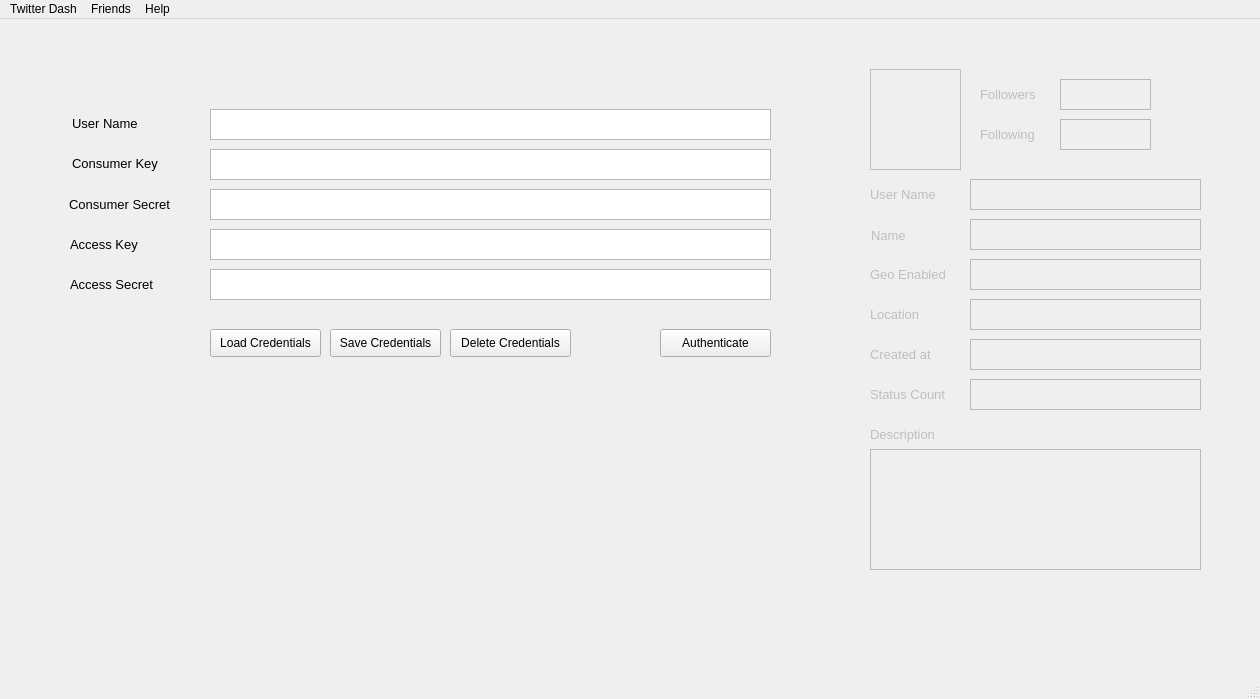
<?xml version="1.0" encoding="UTF-8"?>
<ui version="4.0">
 <class>Mw_TwitteDash</class>
 <widget class="QMainWindow" name="Mw_TwitteDash">
  <property name="enabled">
   <bool>true</bool>
  </property>
  <property name="geometry">
   <rect>
    <x>0</x>
    <y>0</y>
    <width>1260</width>
    <height>699</height>
   </rect>
  </property>
  <property name="windowTitle">
   <string>Twitter Dash</string>
  </property>
  <widget class="QWidget" name="centralwidget">
   <widget class="QWidget" name="widget_ReadCredentials" native="true">
    <property name="geometry">
     <rect>
      <x>20</x>
      <y>50</y>
      <width>821</width>
      <height>311</height>
     </rect>
    </property>
    <widget class="QLabel" name="Label_ConKey">
     <property name="geometry">
      <rect>
       <x>52</x>
       <y>79</y>
       <width>121</width>
       <height>31</height>
      </rect>
     </property>
     <property name="font">
      <font>
       <pointsize>10</pointsize>
      </font>
     </property>
     <property name="text">
      <string>Consumer Key</string>
     </property>
    </widget>
    <widget class="QLabel" name="Label_ConSec">
     <property name="geometry">
      <rect>
       <x>49</x>
       <y>120</y>
       <width>141</width>
       <height>31</height>
      </rect>
     </property>
     <property name="font">
      <font>
       <pointsize>10</pointsize>
      </font>
     </property>
     <property name="text">
      <string>Consumer Secret</string>
     </property>
    </widget>
    <widget class="QLabel" name="Label_AccKey">
     <property name="geometry">
      <rect>
       <x>50</x>
       <y>160</y>
       <width>141</width>
       <height>31</height>
      </rect>
     </property>
     <property name="font">
      <font>
       <pointsize>10</pointsize>
      </font>
     </property>
     <property name="text">
      <string>Access Key</string>
     </property>
    </widget>
    <widget class="QLabel" name="Label_AccKey_2">
     <property name="geometry">
      <rect>
       <x>50</x>
       <y>200</y>
       <width>141</width>
       <height>31</height>
      </rect>
     </property>
     <property name="font">
      <font>
       <pointsize>10</pointsize>
      </font>
     </property>
     <property name="text">
      <string>Access Secret</string>
     </property>
    </widget>
    <widget class="QPlainTextEdit" name="pTE_ConKey">
     <property name="geometry">
      <rect>
       <x>190</x>
       <y>80</y>
       <width>561</width>
       <height>31</height>
      </rect>
     </property>
     <property name="font">
      <font>
       <pointsize>10</pointsize>
      </font>
     </property>
    </widget>
    <widget class="QPlainTextEdit" name="pTE_ConSec">
     <property name="geometry">
      <rect>
       <x>190</x>
       <y>120</y>
       <width>561</width>
       <height>31</height>
      </rect>
     </property>
     <property name="font">
      <font>
       <pointsize>10</pointsize>
      </font>
     </property>
    </widget>
    <widget class="QPlainTextEdit" name="pTE_AccKey">
     <property name="geometry">
      <rect>
       <x>190</x>
       <y>160</y>
       <width>561</width>
       <height>31</height>
      </rect>
     </property>
     <property name="font">
      <font>
       <pointsize>10</pointsize>
      </font>
     </property>
    </widget>
    <widget class="QPlainTextEdit" name="pTE_AccSec">
     <property name="geometry">
      <rect>
       <x>190</x>
       <y>200</y>
       <width>561</width>
       <height>31</height>
      </rect>
     </property>
     <property name="font">
      <font>
       <pointsize>10</pointsize>
      </font>
     </property>
    </widget>
    <widget class="QPushButton" name="pB_LdCred">
     <property name="geometry">
      <rect>
       <x>190</x>
       <y>260</y>
       <width>111</width>
       <height>28</height>
      </rect>
     </property>
     <property name="text">
      <string>Load Credentials</string>
     </property>
    </widget>
    <widget class="QPushButton" name="pB_AutCred">
     <property name="geometry">
      <rect>
       <x>640</x>
       <y>260</y>
       <width>111</width>
       <height>28</height>
      </rect>
     </property>
     <property name="text">
      <string>Authenticate</string>
     </property>
    </widget>
    <widget class="QPushButton" name="pB_SvCred">
     <property name="geometry">
      <rect>
       <x>310</x>
       <y>260</y>
       <width>111</width>
       <height>28</height>
      </rect>
     </property>
     <property name="text">
      <string>Save Credentials</string>
     </property>
    </widget>
    <widget class="QPushButton" name="pB_DeCred">
     <property name="geometry">
      <rect>
       <x>430</x>
       <y>260</y>
       <width>121</width>
       <height>28</height>
      </rect>
     </property>
     <property name="text">
      <string>Delete Credentials</string>
     </property>
    </widget>
    <widget class="QLabel" name="Label_UserName">
     <property name="geometry">
      <rect>
       <x>52</x>
       <y>39</y>
       <width>121</width>
       <height>31</height>
      </rect>
     </property>
     <property name="font">
      <font>
       <pointsize>10</pointsize>
      </font>
     </property>
     <property name="text">
      <string>User Name</string>
     </property>
    </widget>
    <widget class="QPlainTextEdit" name="pTE_UserName">
     <property name="geometry">
      <rect>
       <x>190</x>
       <y>40</y>
       <width>561</width>
       <height>31</height>
      </rect>
     </property>
     <property name="font">
      <font>
       <pointsize>10</pointsize>
      </font>
     </property>
    </widget>
   </widget>
   <widget class="QWidget" name="widget_UserInfo" native="true">
    <property name="enabled">
     <bool>false</bool>
    </property>
    <property name="geometry">
     <rect>
      <x>850</x>
      <y>30</y>
      <width>371</width>
      <height>531</height>
     </rect>
    </property>
    <widget class="QLabel" name="label">
     <property name="geometry">
      <rect>
       <x>20</x>
       <y>20</y>
       <width>91</width>
       <height>101</height>
      </rect>
     </property>
     <property name="frameShape">
      <enum>QFrame::Box</enum>
     </property>
     <property name="text">
      <string/>
     </property>
    </widget>
    <widget class="QLabel" name="Lbl_UserInfo_UserName">
     <property name="geometry">
      <rect>
       <x>20</x>
       <y>130</y>
       <width>91</width>
       <height>31</height>
      </rect>
     </property>
     <property name="font">
      <font>
       <pointsize>10</pointsize>
      </font>
     </property>
     <property name="text">
      <string>User Name</string>
     </property>
    </widget>
    <widget class="QLabel" name="Lbl_UserInfo_Name">
     <property name="geometry">
      <rect>
       <x>21</x>
       <y>171</y>
       <width>91</width>
       <height>30</height>
      </rect>
     </property>
     <property name="font">
      <font>
       <pointsize>10</pointsize>
      </font>
     </property>
     <property name="text">
      <string>Name</string>
     </property>
    </widget>
    <widget class="QLabel" name="Lbl_UserInfo_GeoEna">
     <property name="geometry">
      <rect>
       <x>20</x>
       <y>210</y>
       <width>101</width>
       <height>31</height>
      </rect>
     </property>
     <property name="font">
      <font>
       <pointsize>10</pointsize>
      </font>
     </property>
     <property name="text">
      <string>Geo Enabled</string>
     </property>
    </widget>
    <widget class="QLabel" name="Lbl_UserInfo_Location">
     <property name="geometry">
      <rect>
       <x>20</x>
       <y>250</y>
       <width>101</width>
       <height>31</height>
      </rect>
     </property>
     <property name="font">
      <font>
       <pointsize>10</pointsize>
      </font>
     </property>
     <property name="text">
      <string>Location</string>
     </property>
    </widget>
    <widget class="QLabel" name="Lbl_UserInfo_CreatedAt">
     <property name="geometry">
      <rect>
       <x>20</x>
       <y>290</y>
       <width>101</width>
       <height>31</height>
      </rect>
     </property>
     <property name="font">
      <font>
       <pointsize>10</pointsize>
      </font>
     </property>
     <property name="text">
      <string>Created at</string>
     </property>
    </widget>
    <widget class="QLabel" name="Lbl_UserInfo_StatusCount">
     <property name="geometry">
      <rect>
       <x>20</x>
       <y>330</y>
       <width>101</width>
       <height>31</height>
      </rect>
     </property>
     <property name="font">
      <font>
       <pointsize>10</pointsize>
      </font>
     </property>
     <property name="text">
      <string>Status Count</string>
     </property>
    </widget>
    <widget class="QLabel" name="Lbl_UserInfo_Description">
     <property name="geometry">
      <rect>
       <x>20</x>
       <y>370</y>
       <width>101</width>
       <height>31</height>
      </rect>
     </property>
     <property name="font">
      <font>
       <pointsize>10</pointsize>
      </font>
     </property>
     <property name="text">
      <string>Description</string>
     </property>
    </widget>
    <widget class="QLabel" name="Lbl_UserInfo_FollowersCount">
     <property name="geometry">
      <rect>
       <x>130</x>
       <y>30</y>
       <width>81</width>
       <height>31</height>
      </rect>
     </property>
     <property name="font">
      <font>
       <pointsize>10</pointsize>
      </font>
     </property>
     <property name="text">
      <string>Followers</string>
     </property>
    </widget>
    <widget class="QLabel" name="Lbl_UserInfo_FollowersCount_2">
     <property name="geometry">
      <rect>
       <x>130</x>
       <y>70</y>
       <width>81</width>
       <height>31</height>
      </rect>
     </property>
     <property name="font">
      <font>
       <pointsize>10</pointsize>
      </font>
     </property>
     <property name="text">
      <string>Following</string>
     </property>
    </widget>
    <widget class="QPlainTextEdit" name="pTE_UsrInf_UserName">
     <property name="geometry">
      <rect>
       <x>120</x>
       <y>130</y>
       <width>231</width>
       <height>31</height>
      </rect>
     </property>
    </widget>
    <widget class="QPlainTextEdit" name="pTE_UsrInf_Name">
     <property name="geometry">
      <rect>
       <x>120</x>
       <y>170</y>
       <width>231</width>
       <height>31</height>
      </rect>
     </property>
    </widget>
    <widget class="QPlainTextEdit" name="pTE_UsrInf_GeoEnabled">
     <property name="geometry">
      <rect>
       <x>120</x>
       <y>210</y>
       <width>231</width>
       <height>31</height>
      </rect>
     </property>
    </widget>
    <widget class="QPlainTextEdit" name="pTE_UsrInf_Location">
     <property name="geometry">
      <rect>
       <x>120</x>
       <y>250</y>
       <width>231</width>
       <height>31</height>
      </rect>
     </property>
    </widget>
    <widget class="QPlainTextEdit" name="pTE_UsrInf_CreatedAt">
     <property name="geometry">
      <rect>
       <x>120</x>
       <y>290</y>
       <width>231</width>
       <height>31</height>
      </rect>
     </property>
    </widget>
    <widget class="QPlainTextEdit" name="pTE_UsrInf_StatusCount">
     <property name="geometry">
      <rect>
       <x>120</x>
       <y>330</y>
       <width>231</width>
       <height>31</height>
      </rect>
     </property>
    </widget>
    <widget class="QPlainTextEdit" name="pTE_UsrInf_Description">
     <property name="geometry">
      <rect>
       <x>20</x>
       <y>400</y>
       <width>331</width>
       <height>121</height>
      </rect>
     </property>
    </widget>
    <widget class="QPlainTextEdit" name="pTE_UsrInf_FollowersCount">
     <property name="geometry">
      <rect>
       <x>210</x>
       <y>30</y>
       <width>91</width>
       <height>31</height>
      </rect>
     </property>
    </widget>
    <widget class="QPlainTextEdit" name="pTE_UsrInf_FriendsCount">
     <property name="geometry">
      <rect>
       <x>210</x>
       <y>70</y>
       <width>91</width>
       <height>31</height>
      </rect>
     </property>
    </widget>
   </widget>
  </widget>
  <widget class="QMenuBar" name="menubar">
   <property name="geometry">
    <rect>
     <x>0</x>
     <y>0</y>
     <width>1260</width>
     <height>26</height>
    </rect>
   </property>
   <widget class="QMenu" name="menuTwitter_Dash">
    <property name="title">
     <string>Twitter Dash</string>
    </property>
    <addaction name="actionRead_Authentication_File"/>
    <addaction name="actionTwitter_Bot_Settings"/>
    <addaction name="actionTwitter_Auto_Follow_Request"/>
    <addaction name="actionTrending_Topics_Settings"/>
    <addaction name="actionSecurity"/>
    <addaction name="separator"/>
    <addaction name="actionExit"/>
   </widget>
   <widget class="QMenu" name="menuFriends">
    <property name="title">
     <string>Friends</string>
    </property>
    <addaction name="actionCreate_Followers_File"/>
    <addaction name="actionCreate_Following_Files"/>
    <addaction name="actionRead_Followers_File"/>
    <addaction name="actionRead_Following_File"/>
    <addaction name="actionStatistics"/>
   </widget>
   <widget class="QMenu" name="menuHelp">
    <property name="title">
     <string>Help</string>
    </property>
    <addaction name="actionBot_File_Keys_2"/>
    <addaction name="actionAbout_2"/>
   </widget>
   <addaction name="menuTwitter_Dash"/>
   <addaction name="menuFriends"/>
   <addaction name="menuHelp"/>
  </widget>
  <widget class="QStatusBar" name="statusbar"/>
  <action name="actionRead_Authentication_File">
   <property name="text">
    <string>Authenticate Credentials</string>
   </property>
  </action>
  <action name="actionTwitter_Bot_Settings">
   <property name="text">
    <string>Bot Settings</string>
   </property>
  </action>
  <action name="actionTwitter_Auto_Follow_Request">
   <property name="text">
    <string>Auto Follow Settings</string>
   </property>
  </action>
  <action name="actionTrending_Topics_Settings">
   <property name="text">
    <string>Trending Topics Settings</string>
   </property>
  </action>
  <action name="actionSecurity">
   <property name="text">
    <string>Security</string>
   </property>
  </action>
  <action name="actionExit">
   <property name="text">
    <string>Exit</string>
   </property>
  </action>
  <action name="actionBot_File_Keys">
   <property name="text">
    <string>Bot File Keys</string>
   </property>
  </action>
  <action name="actionAbout">
   <property name="text">
    <string>About</string>
   </property>
  </action>
  <action name="actionCreate_Followers_File">
   <property name="text">
    <string>Create Followers File</string>
   </property>
  </action>
  <action name="actionCreate_Following_Files">
   <property name="text">
    <string>Create Following Files</string>
   </property>
  </action>
  <action name="actionRead_Followers_File">
   <property name="text">
    <string>Read Followers File</string>
   </property>
  </action>
  <action name="actionRead_Following_File">
   <property name="text">
    <string>Read Following File</string>
   </property>
  </action>
  <action name="actionStatistics">
   <property name="text">
    <string>Statistics</string>
   </property>
  </action>
  <action name="actionBot_File_Keys_2">
   <property name="text">
    <string>Bot File Keys</string>
   </property>
  </action>
  <action name="actionAbout_2">
   <property name="text">
    <string>About</string>
   </property>
  </action>
 </widget>
 <resources/>
 <connections/>
</ui>
